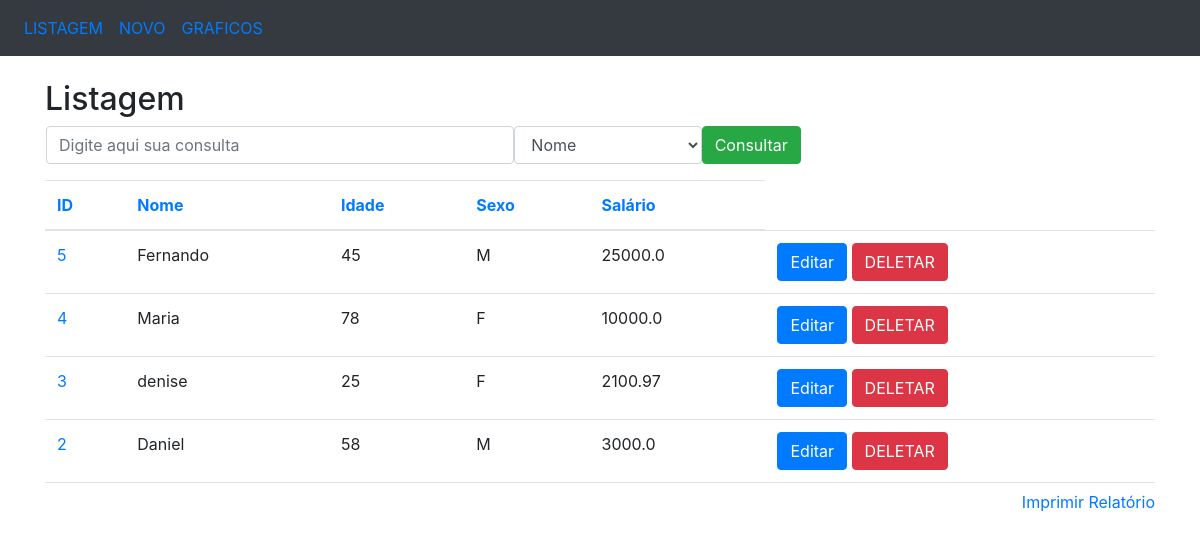
Page /ordenacao/id/id on the committed database.
### app/models/tables.py (models this page shows, shortened)
class Pessoa(db.Model):
    __tablename__ = 'pessoas'
    id = db.Column(db.Integer, primary_key=True)
    nome = db.Column(db.String(50), nullable=False)
    idade = db.Column(db.Integer)
    sexo = db.Column(db.String(1))
    salario = db.Column(db.Float)

### app/controllers/default.py (the view)
@app.route('/ordenacao/<campo>/<ordem_anterior>')
def ordenacao(campo='id', ordem_anterior=''):
    if campo == 'id':
        if ordem_anterior == campo:
            pessoas = Pessoa.query.order_by(Pessoa.id.desc()).all()
        else:
            pessoas = Pessoa.query.order_by(Pessoa.id).all()
    elif campo == 'nome':
        if ordem_anterior == campo:
            pessoas = Pessoa.query.order_by(Pessoa.nome.desc()).all()
        else:
            pessoas = Pessoa.query.order_by(Pessoa.nome).all()
    elif campo == 'idade':
        if ordem_anterior == campo:
            pessoas = Pessoa.query.order_by(Pessoa.idade.desc()).all()
        else:
            pessoas = Pessoa.query.order_by(Pessoa.idade).all()
    elif campo == 'sexo':
        if ordem_anterior == campo:
            pessoas = Pessoa.query.order_by(Pessoa.sexo.desc()).all()
        else:
            pessoas = Pessoa.query.order_by(Pessoa.sexo).all()
    elif campo == 'salario':
        if ordem_anterior == campo:
            pessoas = Pessoa.query.order_by(Pessoa.salario.desc()).all()
        else:
            pessoas = Pessoa.query.order_by(Pessoa.salario).all()
    else:
        pessoas = Pessoa.query.order_by(Pessoa.id).all()
    return render_template('listagem.html', pessoas=pessoas, ordem=campo)

### app/templates/listagem.html (shortened to what this page needs)
<!DOCTYPE html>
<html>
<head>
    <link rel="stylesheet" href="https://maxcdn.bootstrapcdn.com/bootstrap/4.3.1/css/bootstrap.min.css">
</head>
<body>
    <nav class="navbar navbar-expand-sm bg-dark">
        <ul class="navbar-nav">
            <li class="nav-item">
                <a class="nav-link" href="/listagem">LISTAGEM</a>
            </li>
            <li class="nav-item">
                <a class="nav-link" href="/insercao">NOVO</a>
            </li>
            <li class="nav-item">
                <a class="nav-link" href="/graficos">GRAFICOS</a>
            </li>
        </ul>
    </nav>
    <br>
    <div class="container">
        <h2>Listagem</h2>
        <form action="/consulta" method="POST" name="frm_consulta" class="ml-3">
            <div class="form-group">
                <div class="row">
                    <input type="text" class="form-control col-md-5" name="consulta"
                        placeholder="Digite aqui sua consulta">
                    <select class="form-control col-md-2" name="campo">
                        <option value="nome">Nome</option>
                    </select>
                    <button type="submit" class="btn btn-success">Consultar</button>
                </div>
            </div>
        </form>
        <div style="overflow: scroll; height: 310px; width: 100%;" align="center">
            <table class="table">
                <thead>
                    <tr>
                        <th><a href="/ordenacao/id/{{ordem}}">ID</a></th>
                        <th><a href="/ordenacao/nome/{{ordem}}">Nome</a></th>
                        <th><a href="/ordenacao/idade/{{ordem}}">Idade</a></th>
                        <th><a href="/ordenacao/sexo/{{ordem}}">Sexo</a></th>
                        <th><a href="/ordenacao/salario/{{ordem}}">Salário</a></th>
                    </tr>
                </thead>
                <tbody>
                    {% for pessoa in pessoas %}
                    <tr>
                        <td nowrap="true">
                            <a href="/selecao/{{pessoa.id}}">{{pessoa.id}}</a>
                        </td>
                        <td nowrap="true">{{pessoa.nome}}</td>
                        <td nowrap="true">{{pessoa.idade}}</td>
                        <td nowrap="true">{{pessoa.sexo}}</td>
                        <td nowrap="true">{{pessoa.salario}}</td>
                        <td>
                            <a href="/edicao/{{pessoa.id}}" class="btn btn-primary" role="button">Editar</a>
                            <a href="/delecao/{{pessoa.id}}" class="btn btn-danger" role="button">DELETAR</a>
                        </td>
                    </tr>
                    {% endfor %}
                </tbody>
            </table>
        </div>
        <a href="#" style="float: right;" onclick="relatorio()">Imprimir Relatório</a>
    </div>
</body>
</html>

### rows in the picture
Pessoa: id "5", nome "Fernando", idade "45", sexo "M", salario "25000.0"
Pessoa: id "4", nome "Maria", idade "78", sexo "F", salario "10000.0"
Pessoa: id "3", nome "denise", idade "25", sexo "F", salario "2100.97"
Pessoa: id "2", nome "Daniel", idade "58", sexo "M", salario "3000.0"
